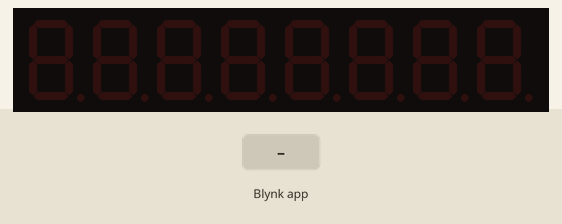
The sketch below on a simulated ESP32. Shown: 8-digit seven-segment display. Inputs (shaded band) come from the test bench. WiFi joins after 1.5 s; servers stay silent unless stated; what the sketch prints to the serial monitor is not drawn.

Above: at 3.5 s.
3.6 s: Blynk app writes 1 to V0
At 4.0 s:
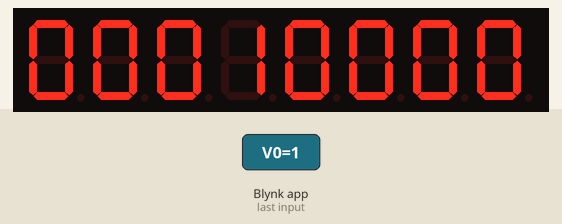
5.1 s: Blynk app writes 0 to V0
At 6.3 s:
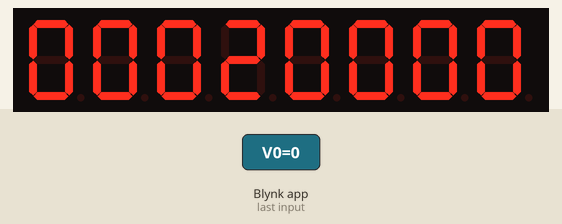
Timing chart, 0 to 8.1 s (numbered marks = the images above; inputs shaded):
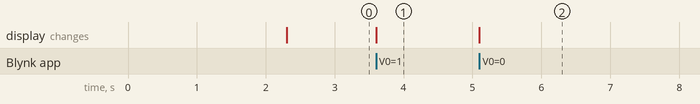

Measured:
- after the input at 3.6 s, the display: changes at once (image 1)
- after the input at 5.1 s, the display: changes at once (image 2)

The sketch:

esp32_code.ino
```cpp
#define BLYNK_PRINT Serial

/* Fill in information from Blynk Device Info here */
#define BLYNK_TEMPLATE_ID "TMPL31DODWVYE"
#define BLYNK_TEMPLATE_NAME "scoreboard107"
#define BLYNK_AUTH_TOKEN "T4siqdKw2lDOgwLSlAPFyxCUjCGYDfiz"

#include <WiFi.h>
#include <WiFiClient.h>
#include <BlynkSimpleEsp32.h>
#include "DigitLedDisplay.h"

/*ESP32 Pin to Display Pin
   GPIO18 to DIN,
   GPIO5 to CS,
   GPIO19 to CLK */
#define DIN 18
#define CS 5
#define CLK 19
DigitLedDisplay ld = DigitLedDisplay(DIN, CS, CLK);

// Your WiFi credentials.
// Set password to "" for open networks.
char ssid[] = "OnePlus 6";
char pass[] = "12345678";

int homeScore=0;
int guestScore=0;

// Enter your Auth token
char auth[] = "T4siqdKw2lDOgwLSlAPFyxCUjCGYDfiz";
void setup()
{
  // Debug console
  Serial.begin(9600);

  // Connect to Wi-Fi
  WiFi.begin(ssid, pass);
  while (WiFi.status() != WL_CONNECTED) {
    delay(1000);
    Serial.println("Connecting to WiFi...");
  }
  Serial.println("Connected to WiFi");

  // Connect to Blynk
  Blynk.begin(auth, ssid, pass, "blynk.cloud", 80);

// Initialize the display
  ld.setBright(6);
  ld.setDigitLimit(8);
}

BLYNK_WRITE(V0) { // Home score increase
  homeScore++;
  updateScoreDisplay();
}

BLYNK_WRITE(V1) { // Home score decrease
  if (homeScore > 0) {
    homeScore--;
    updateScoreDisplay();
  }
}

BLYNK_WRITE(V2) { // Guest score increase
  guestScore++;
  updateScoreDisplay();
}

BLYNK_WRITE(V3) { // Guest score decrease
  if (guestScore > 0) {
    guestScore--;
    updateScoreDisplay();
  }
}

BLYNK_WRITE(V4){
  guestScore=0;
  homeScore=0;
  updateScoreDisplay();
}


void updateScoreDisplay(){

  ld.printDigit(homeScore%10,4);
  ld.printDigit(homeScore/10,5);
  ld.printDigit(homeScore/100,6);
  ld.printDigit(homeScore/1000,7);
  ld.printDigit(guestScore%10,0);
  ld.printDigit(guestScore/10,1);
  ld.printDigit(guestScore/100,2);
  ld.printDigit(guestScore/1000,3);
}

void loop()
{
  Blynk.run();
}
```
